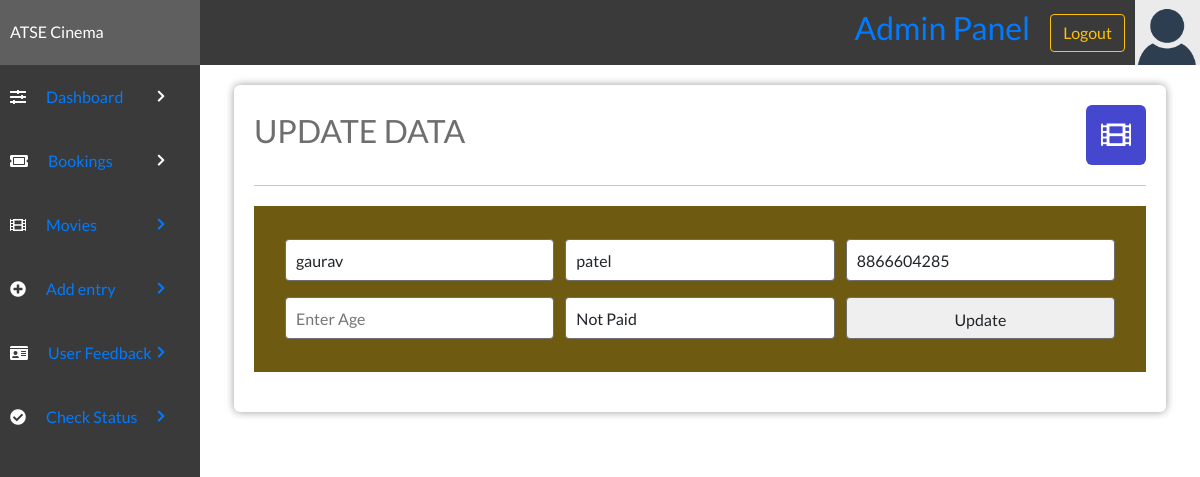
Page /admin/editBooking.php?id=1 on the committed database.
### tables this page shows
CREATE TABLE `bookingtable` (
  `bookingID` int(11) NOT NULL,
  `movieID` int(11) DEFAULT NULL,
  `bookingTheatre` varchar(100) NOT NULL,
  `bookingType` varchar(100) DEFAULT NULL,
  `bookingDate` varchar(50) NOT NULL,
  `bookingTime` varchar(50) NOT NULL,
  `bookingFName` varchar(100) NOT NULL,
  `bookingLName` varchar(100) DEFAULT NULL,
  `bookingPNumber` varchar(12) NOT NULL,
  `bookingEmail` varchar(255) NOT NULL,
  `amount` varchar(255) NOT NULL,
  `ORDERID` varchar(255) NOT NULL,
  `DATE-TIME` datetime NOT NULL DEFAULT current_timestamp()
);

### admin/editBooking.php (the view, shortened to what this page needs)
<!DOCTYPE html>
<html lang="en">
<head>
    <link rel="stylesheet" href="../style/styles.css">
    <link rel="stylesheet" href="https://use.fontawesome.com/releases/v5.7.2/css/all.css">
    <link rel="stylesheet" href="https://maxcdn.bootstrapcdn.com/bootstrap/4.0.0/css/bootstrap.min.css">
</head>
<body>
<?php
include "config.php";
$id = $_GET['id'];
$setting = "select * from bookingtable where bookingID='$id'";
$qry = mysqli_query($con, $setting);
$data = mysqli_fetch_array($qry);
?>
    <?php include('header.php'); ?>
    <div class="admin-container">
        <?php include('sidebar.php'); ?>
        <div class="admin-section admin-section2">
            <div class="admin-section-column">
                <div class="admin-section-panel admin-section-panel2">
                    <div class="admin-panel-section-header">
                        <h2>UPDATE DATA</h2>
                        <i class="fas fa-film" style="background-color: #4547cf"></i>
                    </div>
                    <div class="booking-form-container">
                        <form method="POST">
                            <input type="text" name="first" value="<?php echo $data['bookingFName'] ?>" placeholder="Enter First Name" Required>
                            <input type="text" name="last" value="<?php echo $data['bookingLName'] ?>" placeholder="Enter Last Name" Required>
                            <input type="text" name="number" value="<?php echo $data['bookingPNumber'] ?>" placeholder="Enter Last Name" Required>
                            <input type="text" name="email" value="<?php echo $data['bookingEmail'] ?>" placeholder="Enter Age" Required>
                            <input type="text" name="amount" value="<?php echo $data['amount'] ?>" placeholder="Enter Amount" Required>
                             <input type="submit" name="update" class="form-btn" value="Update">
                        </form>
                    </div>
                </div>
            </div>
        </div>
    </div>
</body>
</html>

### style/styles.css (style rules this page uses)
* { margin: 0; padding: 0; box-sizing: border-box; font-family: "Lato", sans-serif; text-decoration: none; color: unset; }
.booking-form-container { background-color: #6e5a11; width: 100%; padding: 25px; margin: 20px 0; }
.booking-form-container form { display: flex; justify-content: space-evenly; flex-wrap: wrap; align-items: center; }
.booking-form-container form input { border-radius: 4px; border: 1px solid #6e6e6e; padding: 10px; width: 31%; height: 42px; margin: 5px 0; }
.admin-container { display: grid; grid-template-columns: 1fr 5fr; }
.admin-section2 { display: flex; flex-wrap: wrap; padding: 0 4px; }
.admin-section-column { flex: 100%; max-width: 100%; padding: 0 30px; }
.admin-section-panel { width: 100%; vertical-align: middle; background-color: #fff; -webkit-border-radius: 6px; -moz-border-radius: 6px; border-radius: 6px; -webkit-box-shadow: 0px 0px 9px 0px rgba(0, 0, 0, 0.4); -moz-box-shadow: 0px 0px 9px 0px rgba(0, 0, 0, 0.4); box-shadow: 0px 0px 9px 0px rgba(0, 0, 0, 0.4); padding: 20px; margin: 20px 0; }
.admin-panel-section-header { display: flex; align-items: center; justify-content: flex-start; padding-bottom: 20px; border-bottom: #c7c7c7 1px solid; }
.admin-panel-section-header > h2 { color: #6e6e6e; }
.admin-panel-section-header > i { text-align: center; font-size: 30px; color: white; height: 60px; width: 60px; border-radius: 10%; line-height: 60px; transition: all 0.5s ease; margin-left: auto; cursor: pointer; }
.admin-section-panel2 form { display: flex; justify-content: space-evenly; flex-wrap: wrap; align-items: left; }
.admin-section-panel2 form input { border-radius: 4px; border: 1px solid #6e6e6e; padding: 10px; width: 32%; height: 42px; margin: 8px 5px; }

### rows in the picture
bookingtable: first "gaurav", last "patel", number "8866604285", amount "Not Paid"
